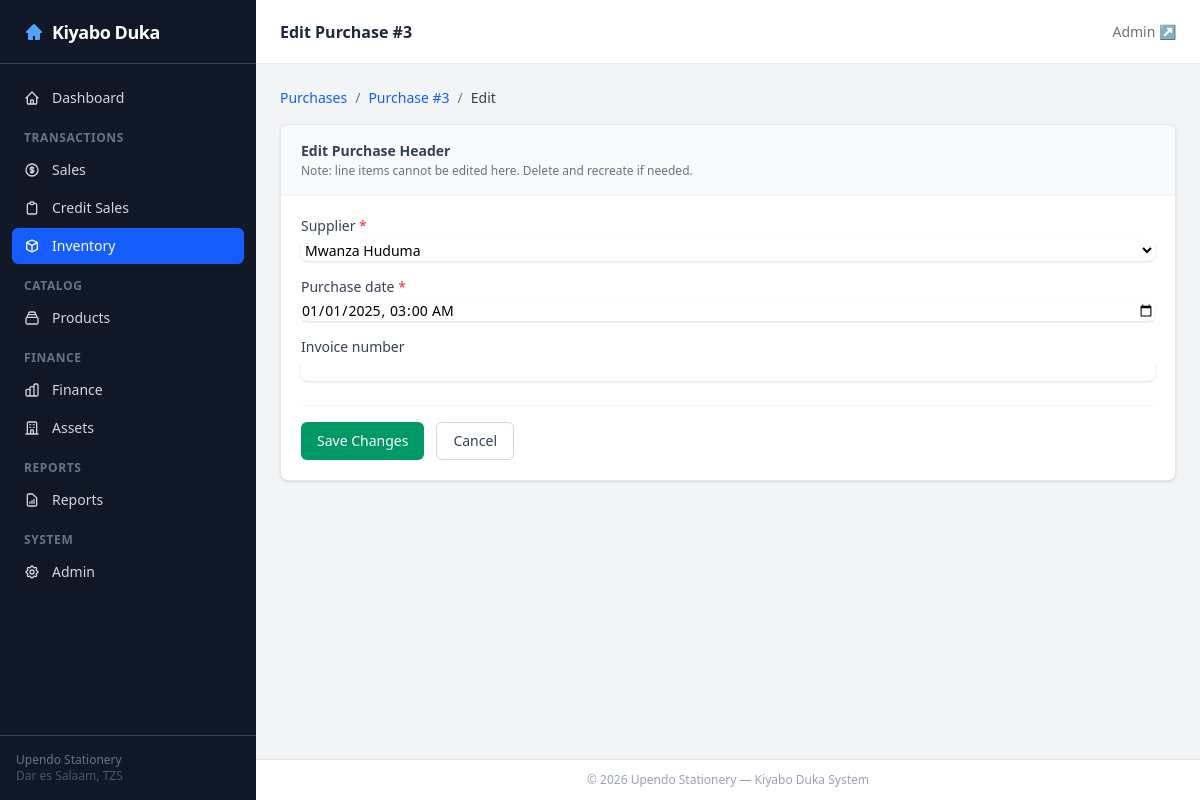
/inventory/purchase/3/edit/, run on the app's committed database.
### inventory/models.py (models this page shows, shortened)
class Purchase(TimestampedModel, ActionMixin):
    supplier = models.ForeignKey(Supplier, on_delete=models.PROTECT, related_name='purchases')
    purchase_date = models.DateTimeField(default=timezone.now)
    invoice_number = models.CharField(max_length=255, blank=True)
    carriage_inwards = models.DecimalField(max_digits=15, decimal_places=2, default=0,
                                           help_text='Transport/freight cost to bring goods to shop.')
    notes = models.TextField(blank=True)
    class Meta:
        ordering = ['-purchase_date']
    def get_absolute_url(self):
        from django.urls import reverse
        return reverse('inventory:purchase_detail', kwargs={'pk': self.pk})

### inventory/views.py (the view, shortened to what this page needs)
# urls.py: path('purchase/<int:pk>/edit/', views.PurchaseUpdateView.as_view(), name='purchase_update'),
class PurchaseUpdateView(UpdateView):
    model = Purchase
    form_class = PurchaseForm
    template_name = 'inventory/purchase_update.html'
    context_object_name = 'purchase'

### inventory/forms.py
class PurchaseForm(forms.ModelForm):
    class Meta:
        model = Purchase
        fields = ['supplier', 'purchase_date', 'invoice_number']
        widgets = {
            'supplier': forms.Select(attrs={'class': TW}),
            'purchase_date': forms.DateTimeInput(attrs={'type': 'datetime-local', 'class': TW}),
            'invoice_number': forms.TextInput(attrs={'class': TW}),
        }

### inventory/models.py (called while the page is built)
    def __str__(self):
        return self.name

### templates/inventory/purchase_update.html (shortened to what this page needs)
{% extends 'base.html' %}
{% block page_title %}<h1 class="text-base font-semibold text-gray-800">Edit Purchase #{{ purchase.pk }}</h1>{% endblock %}
{% block content %}
<nav class="flex items-center gap-2 text-sm text-gray-500 mb-4">
    <a href="{% url 'inventory:index' %}" class="text-blue-600 hover:text-blue-700">Purchases</a>
    <span>/</span>
    <a href="{{ purchase.get_absolute_url }}" class="text-blue-600 hover:text-blue-700">Purchase #{{ purchase.pk }}</a>
    <span>/</span>
    <span class="text-gray-700">Edit</span>
</nav>
<div class="max-w-xl">
    <div class="bg-white rounded-lg border border-gray-200 shadow-sm">
        <div class="px-5 py-4 border-b border-gray-100 bg-gray-50 rounded-t-lg">
            <h2 class="text-sm font-semibold text-gray-700">Edit Purchase Header</h2>
            <p class="text-xs text-gray-500 mt-0.5">Note: line items cannot be edited here. Delete and recreate if needed.</p>
        </div>
        <div class="p-5">
            <form method="post" novalidate>
                <div class="space-y-4">
                    {% for field in form %}
                    <div>
                        <label for="{{ field.id_for_label }}" class="block text-sm font-medium text-gray-700 mb-1">
                            {{ field.label }}{% if field.field.required %} <span class="text-red-500">*</span>{% endif %}
                        </label>
                        {{ field }}
                    </div>
                    {% endfor %}
                </div>
                <div class="flex gap-3 mt-6 pt-4 border-t border-gray-100">
                    <button type="submit" class="px-4 py-2 bg-emerald-600 text-white text-sm font-medium rounded-md hover:bg-emerald-700">Save Changes</button>
                    <a href="{{ purchase.get_absolute_url }}" class="px-4 py-2 border border-gray-300 text-gray-700 text-sm font-medium rounded-md hover:bg-gray-50">Cancel</a>
                </div>
            </form>
        </div>
    </div>
</div>
{% endblock %}

### data on the page
Purchase: pk "3", form "Mwanza Huduma" "01/01/2025 03:00"

### other printed values
{{ field.label }} "Supplier" "Purchase date" "Invoice number"
